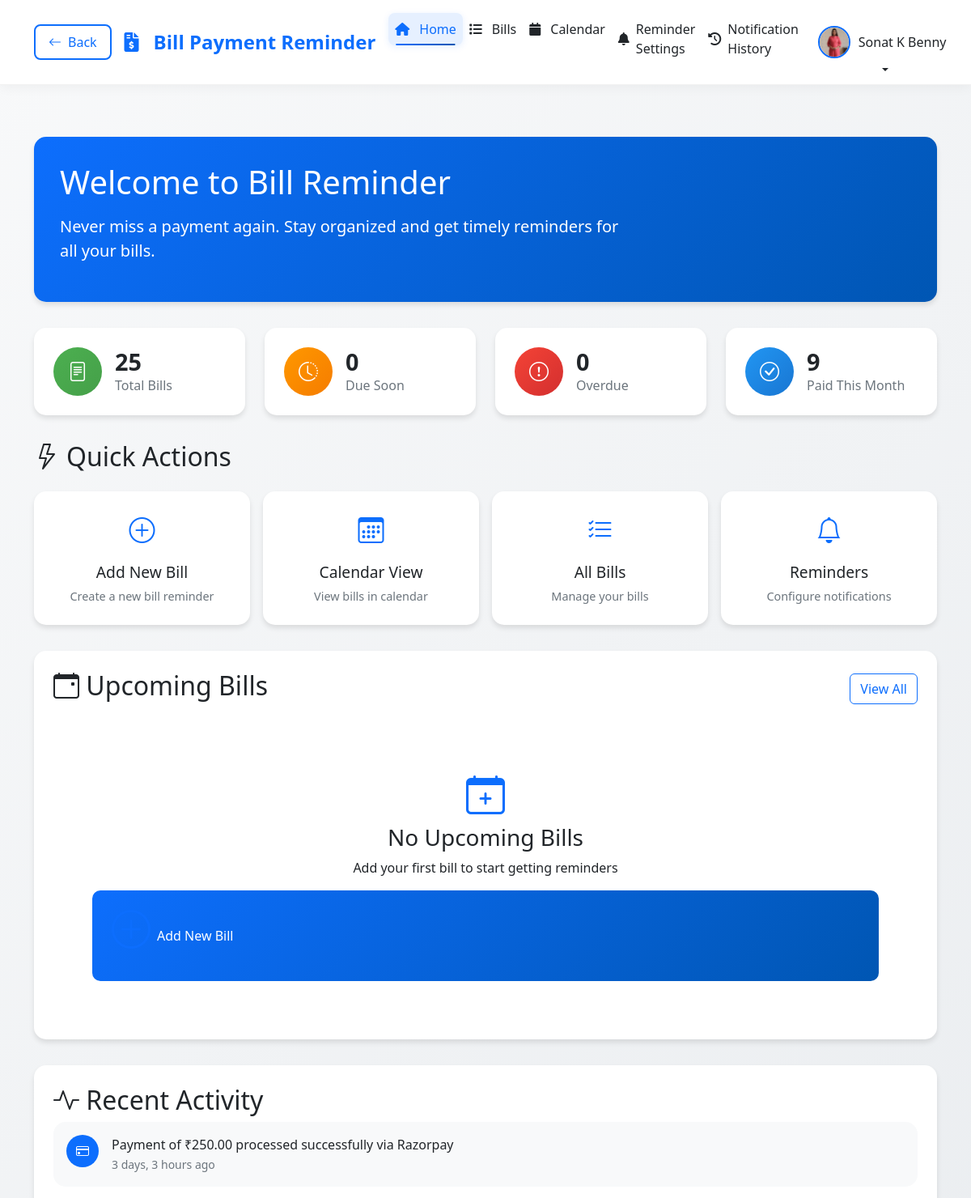
The page / (signed in, upper part) on the database as committed earlier.
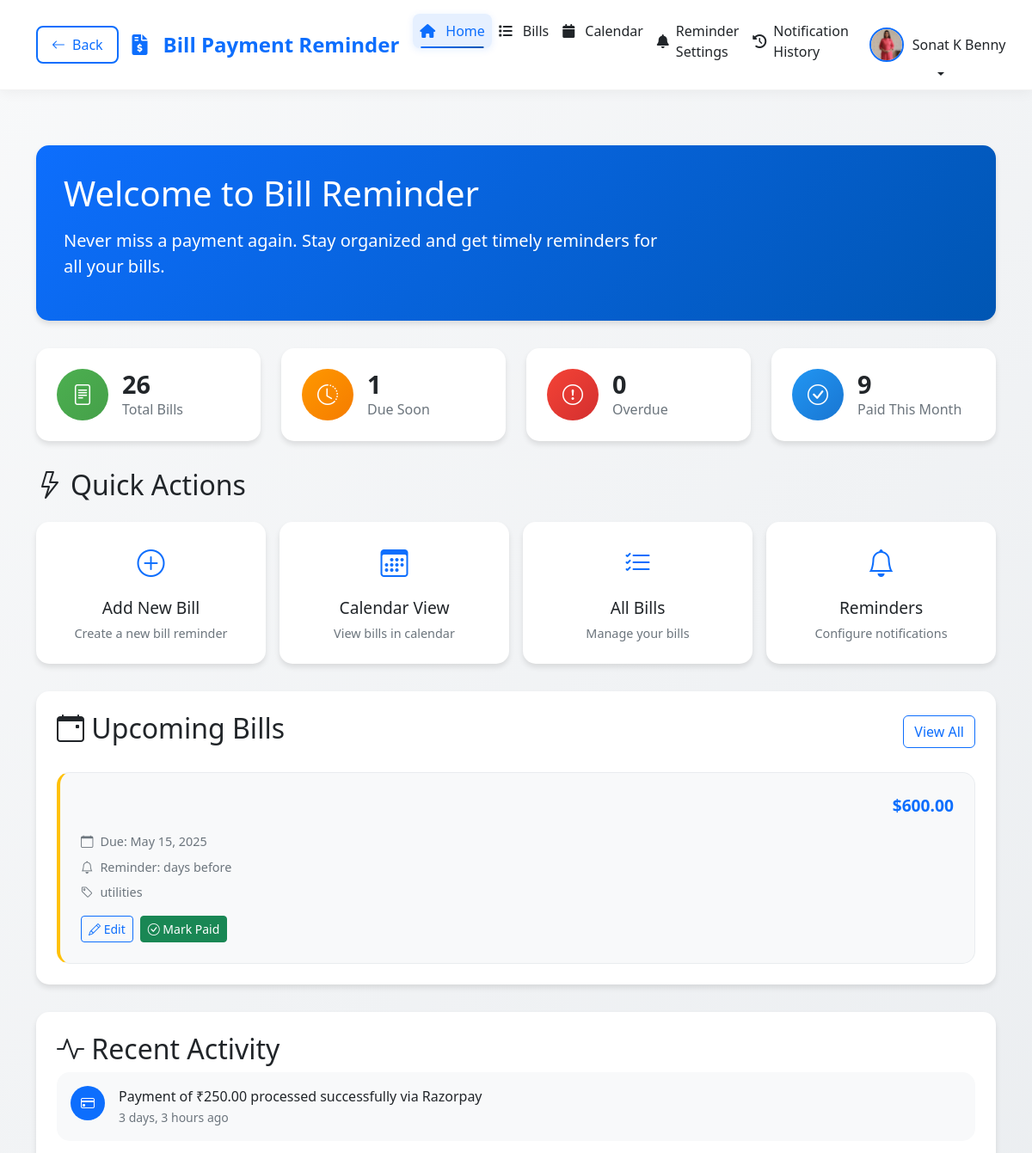
The same page on the database as committed later.
### app/models.py (models this page shows, shortened)
class BillActivity(models.Model):
    ACTIVITY_TYPES = (
        ('payment', 'Payment'),
        ('reminder', 'Reminder'),
        ('update', 'Update'),
    )
    bill = models.ForeignKey('Bill', on_delete=models.CASCADE, related_name='activities')
    type = models.CharField(max_length=20, choices=ACTIVITY_TYPES)
    message = models.CharField(max_length=255)
    timestamp = models.DateTimeField(auto_now_add=True)
    class Meta:
        ordering = ['-timestamp']
        verbose_name = 'Bill Activity'
        verbose_name_plural = 'Bill Activities'

class Bill(models.Model):
    CATEGORY_CHOICES = [
        ('utilities', 'Utilities'),
        ('rent', 'Rent'),
        ('insurance', 'Insurance'),
        ('subscription', 'Subscription'),
        ('other', 'Other'),
    ]
    PAYMENT_STATUS_CHOICES = [
        ('pending', 'Pending'),
        ('paid', 'Paid'),
        ('overdue', 'Overdue'),
    ]
    user = models.ForeignKey(User, on_delete=models.CASCADE)
    title = models.CharField(max_length=200)
    description = models.TextField(blank=True)
    amount = models.DecimalField(max_digits=10, decimal_places=2)
    due_date = models.DateField()
    category = models.CharField(max_length=20, choices=CATEGORY_CHOICES)
    payment_status = models.CharField(max_length=20, choices=PAYMENT_STATUS_CHOICES, default='pending')
    paid_date = models.DateTimeField(null=True, blank=True)
    created_at = models.DateTimeField(auto_now_add=True)
    updated_at = models.DateTimeField(auto_now=True)
    reminder_sent = models.BooleanField(default=False)
    last_reminder_sent = models.DateTimeField(null=True, blank=True)

### app/views.py (the view)
# urls.py: path('', views.index, name='index'),
@login_required
def index(request):
    bills = Bill.objects.filter(user=request.user)
    today = timezone.now().date()  # Convert to date object
    total_bills = bills.count()
    pending_bills = bills.filter(payment_status='pending', due_date__gte=today).count()
    overdue_bills = bills.filter(payment_status='pending', due_date__lt=today).count()
    paid_bills = bills.filter(
        payment_status='paid',
        paid_date__isnull=False,
        paid_date__month=today.month,
        paid_date__year=today.year
    ).count()
    upcoming_bills = bills.filter(
        payment_status='pending',
        due_date__gte=today,
        due_date__lte=today + timedelta(days=30)
    ).order_by('due_date')[:5]
    for bill in upcoming_bills:
        bill.is_overdue = bill.due_date < today
        bill.is_due_soon = (bill.due_date - today).days <= 3
    recent_activities = BillActivity.objects.filter(
        bill__user=request.user
    ).order_by('-timestamp')[:5]
    context = {
        'total_bills': total_bills,
        'pending_bills': pending_bills,
        'overdue_bills': overdue_bills,
        'paid_bills': paid_bills,
        'upcoming_bills': upcoming_bills,
        'recent_activities': recent_activities,
    }
    return render(request, 'app/index.html', context)

### app/templates/app/index.html (shortened to what the changed rows need)
{% extends 'app/base.html' %}
{% block content %}
<div class="dashboard-container">
    <div class="welcome-section">
        <div class="row align-items-center">
            <div class="col-md-8">
                <h1>Welcome to Bill Reminder</h1>
            </div>
        </div>
    </div>
    {% if user.is_authenticated %}
        <div class="stats-grid">
            <div class="stat-card total-bills">
                <div class="stat-icon">
                    <i class="bi bi-file-text"></i>
                </div>
                <div class="stat-info">
                    <h3>{{ total_bills }}</h3>
                    <p>Total Bills</p>
                </div>
            </div>
            <div class="stat-card pending">
                <div class="stat-icon">
                    <i class="bi bi-clock-history"></i>
                </div>
                <div class="stat-info">
                    <h3>{{ pending_bills }}</h3>
                    <p>Due Soon</p>
                </div>
            </div>
            <div class="stat-card overdue">
                <div class="stat-icon">
                    <i class="bi bi-exclamation-circle"></i>
                </div>
                <div class="stat-info">
                    <h3>{{ overdue_bills }}</h3>
                    <p>Overdue</p>
                </div>
            </div>
            <div class="stat-card paid">
                <div class="stat-icon">
                    <i class="bi bi-check-circle"></i>
                </div>
                <div class="stat-info">
                    <h3>{{ paid_bills }}</h3>
                    <p>Paid This Month</p>
                </div>
            </div>
        </div>
        <div class="quick-actions-section">
            <h2><i class="bi bi-lightning"></i> Quick Actions</h2>
            <div class="quick-actions-grid">
                <a href="{% url 'bill_create' %}" class="action-card">
                    <div class="action-icon">
                        <i class="bi bi-plus-circle"></i>
                    </div>
                    <h3>Add New Bill</h3>
                    <p>Create a new bill reminder</p>
                </a>
                <a href="{% url 'calendar' %}" class="action-card">
                    <div class="action-icon">
                        <i class="bi bi-calendar3"></i>
                    </div>
                    <h3>Calendar View</h3>
                    <p>View bills in calendar</p>
                </a>
                <a href="{% url 'bill_list' %}" class="action-card">
                    <div class="action-icon">
                        <i class="bi bi-list-check"></i>
                    </div>
                    <h3>All Bills</h3>
                    <p>Manage your bills</p>
                </a>
                <a href="{% url 'reminder_settings' %}" class="action-card">
                    <div class="action-icon">
                        <i class="bi bi-bell"></i>
                    </div>
                    <h3>Reminders</h3>
                    <p>Configure notifications</p>
                </a>
            </div>
        </div>
        <div class="upcoming-bills-section">
            <div class="section-header">
                <h2><i class="bi bi-calendar-event"></i> Upcoming Bills</h2>
                <a href="{% url 'bill_list' %}" class="btn btn-outline-primary">View All</a>
            </div>
            {% if upcoming_bills %}
                <div class="bills-grid">
                    {% for bill in upcoming_bills %}
                        <div class="bill-card {% if bill.is_overdue %}overdue{% elif bill.is_due_soon %}due-soon{% endif %}">
                            <div class="bill-header">
                                <span class="amount">${{ bill.amount }}</span>
                            </div>
                            <div class="bill-info">
                                <div class="due-date">
                                    <i class="bi bi-calendar"></i>
                                    <span>Due: {{ bill.due_date|date:"M d, Y" }}</span>
                                </div>
                                <div class="reminder-info">
                                    <i class="bi bi-bell"></i>
                                    <span>Reminder: {{ bill.reminder_days }} days before</span>
                                </div>
                                <div class="category">
                                    <i class="bi bi-tag"></i>
                                    <span>{{ bill.category }}</span>
                                </div>
                            </div>
                            <div class="bill-actions">
                                {% if bill.payment_status != 'paid' %}
                                    <a href="{% url 'bill_update' bill.id %}" class="btn btn-sm btn-outline-primary">
                                        <i class="bi bi-pencil"></i> Edit
                                    </a>
                                {% endif %}
                                <button class="btn btn-sm btn-success mark-paid-btn" data-bill-id="{{ bill.id }}">
                                    <i class="bi bi-check-circle"></i> Mark Paid
                                </button>
                            </div>
                        </div>
                    {% endfor %}
                </div>
            {% else %}
                <div class="empty-state">
                    <i class="bi bi-calendar-plus"></i>
                    <h3>No Upcoming Bills</h3>
                    <p>Add your first bill to start getting reminders</p>
                    <a href="{% url 'bill_create' %}" class="btn btn-primary">
                        <i class="bi bi-plus-circle"></i> Add New Bill
                    </a>
                </div>
            {% endif %}
        </div>
        <div class="recent-activity-section">
            <h2><i class="bi bi-activity"></i> Recent Activity</h2>
            {% if recent_activities %}
                <div class="activity-timeline">
                    {% for activity in recent_activities %}
                        <div class="activity-item">
                            <div class="activity-icon">
                                {% if activity.type == 'payment' %}
                                    <i class="bi bi-credit-card"></i>
                                {% elif activity.type == 'reminder' %}
                                    <i class="bi bi-bell"></i>
                                {% else %}
                                    <i class="bi bi-pencil"></i>
                                {% endif %}
                            </div>
                            <div class="activity-content">
                                <p>{{ activity.message }}</p>
                                <small>{{ activity.timestamp|timesince }} ago</small>
                            </div>
                        </div>
                    {% endfor %}
                </div>
            {% else %}
                <p class="text-muted">No recent activity</p>
            {% endif %}
        </div>
    {% endif %}
</div>
{% endblock %}

Rows that differ between the two databases and show on the page:
added Bill: amount "600.00", due_date "May 15, 2025", category "utilities", payment_status "pending" (drawn)
Other text that changed with them:
{{ total_bills }}: "25" → "26"
{{ pending_bills }}: "0" → "1"
text no longer shown: "No Upcoming Bills Add your first bill to start getting reminders Add New Bill"
